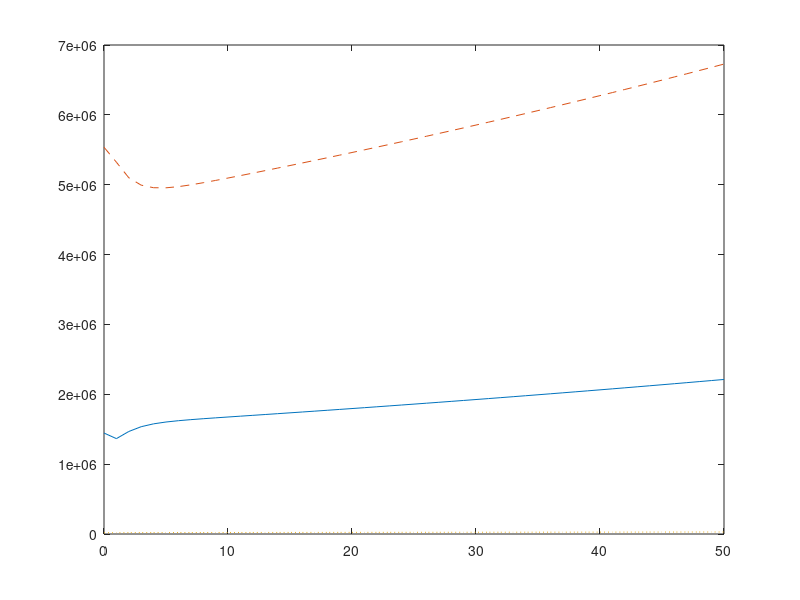

Reproduce this figure in MATLAB.
%Years taken into consideration for the projection
years = 50;

%Creation of three zero row vectors based on loggerhead turtle's life stages
hatchling = zeros(1, years+1);
youth = zeros(1,years+1);
adult = zeros(1, years+1);

%Initialize the defined row vectors with initial values
hatchling(1) = 1445570;
youth (1) = 5536790;
adult(1) = 17640;

%For loop to predict calculate the future projection of each stage upto the
%number of years entered by the user
for i = 1:years
    hatchling(i+1) = (77.4*adult(i));
    youth(i+1) = (0.675*hatchling(i)) + (0.785*youth(i));
    adult(i+1) = (0.000847*youth(i)) + (0.809*adult(i));
end

%plotting the predicted evolution of each stages on single axis
plot(0:years, hatchling, 0:years, youth,'--', 0:years, adult,':')